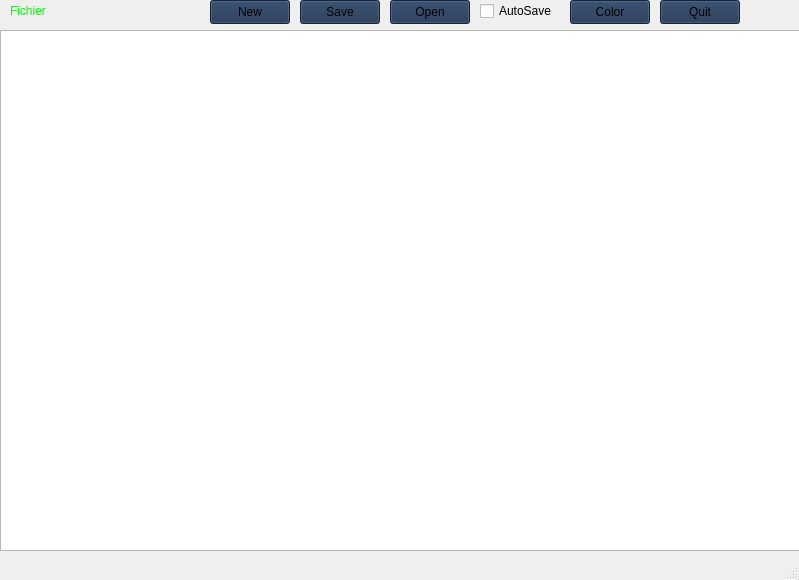
<?xml version="1.0" encoding="UTF-8"?>
<ui version="4.0">
 <class>Notepad</class>
 <widget class="QMainWindow" name="Notepad">
  <property name="geometry">
   <rect>
    <x>0</x>
    <y>0</y>
    <width>799</width>
    <height>580</height>
   </rect>
  </property>
  <property name="windowTitle">
   <string>Notepad</string>
  </property>
  <widget class="QWidget" name="centralwidget">
   <widget class="QPushButton" name="newFile">
    <property name="geometry">
     <rect>
      <x>210</x>
      <y>0</y>
      <width>80</width>
      <height>24</height>
     </rect>
    </property>
    <property name="toolTip">
     <string>&lt;html&gt;&lt;head/&gt;&lt;body&gt;&lt;p&gt;Nouveau Fichier&lt;/p&gt;&lt;/body&gt;&lt;/html&gt;</string>
    </property>
    <property name="styleSheet">
     <string notr="true">background-color: rgb(28, 49, 80);</string>
    </property>
    <property name="text">
     <string>New</string>
    </property>
   </widget>
   <widget class="QPushButton" name="saveFile">
    <property name="geometry">
     <rect>
      <x>300</x>
      <y>0</y>
      <width>80</width>
      <height>24</height>
     </rect>
    </property>
    <property name="toolTip">
     <string>&lt;html&gt;&lt;head/&gt;&lt;body&gt;&lt;p&gt;Sauvegarder / Sauvegarder sous&lt;/p&gt;&lt;/body&gt;&lt;/html&gt;</string>
    </property>
    <property name="styleSheet">
     <string notr="true">background-color: rgb(28, 49, 80);</string>
    </property>
    <property name="text">
     <string>Save</string>
    </property>
   </widget>
   <widget class="QPushButton" name="openFile">
    <property name="geometry">
     <rect>
      <x>390</x>
      <y>0</y>
      <width>80</width>
      <height>24</height>
     </rect>
    </property>
    <property name="toolTip">
     <string>&lt;html&gt;&lt;head/&gt;&lt;body&gt;&lt;p&gt;Ouvrir un fichier&lt;/p&gt;&lt;/body&gt;&lt;/html&gt;</string>
    </property>
    <property name="styleSheet">
     <string notr="true">background-color: rgb(28, 49, 80);</string>
    </property>
    <property name="text">
     <string>Open</string>
    </property>
   </widget>
   <widget class="QPushButton" name="quit">
    <property name="geometry">
     <rect>
      <x>660</x>
      <y>0</y>
      <width>80</width>
      <height>24</height>
     </rect>
    </property>
    <property name="toolTip">
     <string>&lt;html&gt;&lt;head/&gt;&lt;body&gt;&lt;p&gt;Quitter&lt;/p&gt;&lt;/body&gt;&lt;/html&gt;</string>
    </property>
    <property name="styleSheet">
     <string notr="true">background-color: rgb(28, 49, 80);</string>
    </property>
    <property name="text">
     <string>Quit</string>
    </property>
   </widget>
   <widget class="QTextEdit" name="textEdit">
    <property name="geometry">
     <rect>
      <x>0</x>
      <y>30</y>
      <width>801</width>
      <height>521</height>
     </rect>
    </property>
    <property name="maximumSize">
     <size>
      <width>801</width>
      <height>16777215</height>
     </size>
    </property>
   </widget>
   <widget class="QLabel" name="label">
    <property name="geometry">
     <rect>
      <x>10</x>
      <y>0</y>
      <width>171</width>
      <height>21</height>
     </rect>
    </property>
    <property name="styleSheet">
     <string notr="true">color:rgb(0, 255, 0);</string>
    </property>
    <property name="text">
     <string>Fichier</string>
    </property>
   </widget>
   <widget class="QPushButton" name="colorText">
    <property name="geometry">
     <rect>
      <x>570</x>
      <y>0</y>
      <width>80</width>
      <height>24</height>
     </rect>
    </property>
    <property name="styleSheet">
     <string notr="true">background-color: rgb(28, 49, 80);</string>
    </property>
    <property name="text">
     <string>Color</string>
    </property>
   </widget>
   <widget class="QCheckBox" name="autoSaveCheckBox">
    <property name="geometry">
     <rect>
      <x>480</x>
      <y>0</y>
      <width>83</width>
      <height>22</height>
     </rect>
    </property>
    <property name="text">
     <string>AutoSave</string>
    </property>
   </widget>
  </widget>
  <widget class="QMenuBar" name="menubar">
   <property name="geometry">
    <rect>
     <x>0</x>
     <y>0</y>
     <width>799</width>
     <height>21</height>
    </rect>
   </property>
  </widget>
  <widget class="QStatusBar" name="statusbar"/>
 </widget>
 <resources/>
 <connections/>
</ui>
